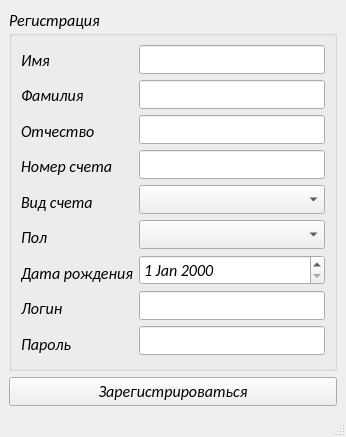
<?xml version="1.0" encoding="UTF-8"?>
<ui version="4.0">
 <class>Registration</class>
 <widget class="QMainWindow" name="Registration">
  <property name="geometry">
   <rect>
    <x>0</x>
    <y>0</y>
    <width>346</width>
    <height>437</height>
   </rect>
  </property>
  <property name="minimumSize">
   <size>
    <width>0</width>
    <height>0</height>
   </size>
  </property>
  <property name="maximumSize">
   <size>
    <width>346</width>
    <height>437</height>
   </size>
  </property>
  <property name="windowTitle">
   <string>Регистрация</string>
  </property>
  <property name="windowIcon">
   <iconset>
    <activeon>:/logo.ico</activeon>
   </iconset>
  </property>
  <widget class="QWidget" name="centralwidget">
   <layout class="QVBoxLayout" name="verticalLayout_3">
    <item>
     <widget class="QGroupBox" name="groupBox">
      <property name="font">
       <font>
        <family>Calibri</family>
        <pointsize>12</pointsize>
        <italic>true</italic>
       </font>
      </property>
      <property name="title">
       <string>Регистрация</string>
      </property>
      <layout class="QHBoxLayout" name="horizontalLayout">
       <item>
        <layout class="QVBoxLayout" name="verticalLayout">
         <item>
          <widget class="QLabel" name="label">
           <property name="text">
            <string>Имя </string>
           </property>
          </widget>
         </item>
         <item>
          <widget class="QLabel" name="label_2">
           <property name="text">
            <string>Фамилия </string>
           </property>
          </widget>
         </item>
         <item>
          <widget class="QLabel" name="label_3">
           <property name="text">
            <string>Отчество </string>
           </property>
          </widget>
         </item>
         <item>
          <widget class="QLabel" name="label_4">
           <property name="text">
            <string>Номер счета</string>
           </property>
          </widget>
         </item>
         <item>
          <widget class="QLabel" name="label_6">
           <property name="text">
            <string>Вид счета</string>
           </property>
          </widget>
         </item>
         <item>
          <widget class="QLabel" name="label_9">
           <property name="text">
            <string>Пол</string>
           </property>
          </widget>
         </item>
         <item>
          <widget class="QLabel" name="label_10">
           <property name="text">
            <string>Дата рождения</string>
           </property>
          </widget>
         </item>
         <item>
          <widget class="QLabel" name="label_8">
           <property name="text">
            <string>Логин</string>
           </property>
          </widget>
         </item>
         <item>
          <widget class="QLabel" name="label_7">
           <property name="text">
            <string>Пароль</string>
           </property>
          </widget>
         </item>
        </layout>
       </item>
       <item>
        <layout class="QVBoxLayout" name="verticalLayout_2">
         <item>
          <widget class="QLineEdit" name="NameEdit"/>
         </item>
         <item>
          <widget class="QLineEdit" name="SurnameEdit"/>
         </item>
         <item>
          <widget class="QLineEdit" name="ThirdNameEdit"/>
         </item>
         <item>
          <widget class="QLineEdit" name="NumberEdit"/>
         </item>
         <item>
          <widget class="QComboBox" name="TypeBox"/>
         </item>
         <item>
          <widget class="QComboBox" name="SexBox"/>
         </item>
         <item>
          <widget class="QDateEdit" name="dateEdit"/>
         </item>
         <item>
          <widget class="QLineEdit" name="LoginEdit"/>
         </item>
         <item>
          <widget class="QLineEdit" name="PassEdit"/>
         </item>
        </layout>
       </item>
      </layout>
     </widget>
    </item>
    <item>
     <widget class="QPushButton" name="pushButton">
      <property name="font">
       <font>
        <family>Calibri</family>
        <pointsize>12</pointsize>
        <italic>true</italic>
       </font>
      </property>
      <property name="text">
       <string>Зарегистрироваться</string>
      </property>
     </widget>
    </item>
   </layout>
  </widget>
  <widget class="QMenuBar" name="menubar">
   <property name="geometry">
    <rect>
     <x>0</x>
     <y>0</y>
     <width>346</width>
     <height>21</height>
    </rect>
   </property>
  </widget>
  <widget class="QStatusBar" name="statusbar"/>
 </widget>
 <resources/>
 <connections/>
</ui>
